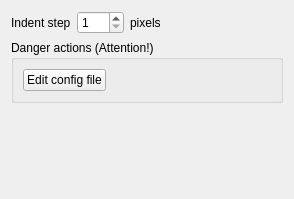
<?xml version="1.0" encoding="UTF-8"?>
<ui version="4.0">
 <class>EditorConfigMisc</class>
 <widget class="QWidget" name="EditorConfigMisc">
  <property name="geometry">
   <rect>
    <x>0</x>
    <y>0</y>
    <width>294</width>
    <height>199</height>
   </rect>
  </property>
  <property name="windowTitle">
   <string>Form</string>
  </property>
  <layout class="QVBoxLayout" name="verticalLayout_2">
   <item>
    <layout class="QHBoxLayout" name="horizontalLayout_2">
     <item>
      <widget class="QLabel" name="indentStepLabel">
       <property name="text">
        <string>Indent step</string>
       </property>
       <property name="buddy">
        <cstring>indentStep</cstring>
       </property>
      </widget>
     </item>
     <item>
      <widget class="QSpinBox" name="indentStep">
       <property name="minimum">
        <number>1</number>
       </property>
       <property name="maximum">
        <number>250</number>
       </property>
      </widget>
     </item>
     <item>
      <widget class="QLabel" name="indentStepFlexion">
       <property name="text">
        <string>pixels</string>
       </property>
      </widget>
     </item>
     <item>
      <spacer name="horizontalSpacer_2">
       <property name="orientation">
        <enum>Qt::Horizontal</enum>
       </property>
       <property name="sizeHint" stdset="0">
        <size>
         <width>40</width>
         <height>20</height>
        </size>
       </property>
      </spacer>
     </item>
    </layout>
   </item>
   <item>
    <widget class="QGroupBox" name="dangerBox">
     <property name="title">
      <string>Danger actions (Attention!)</string>
     </property>
     <layout class="QVBoxLayout" name="verticalLayout">
      <item>
       <layout class="QHBoxLayout" name="horizontalLayout">
        <item>
         <widget class="QPushButton" name="editWyEditConfigFile">
          <property name="sizePolicy">
           <sizepolicy hsizetype="Preferred" vsizetype="Preferred">
            <horstretch>0</horstretch>
            <verstretch>0</verstretch>
           </sizepolicy>
          </property>
          <property name="text">
           <string>Edit config file</string>
          </property>
         </widget>
        </item>
        <item>
         <spacer name="horizontalSpacer">
          <property name="orientation">
           <enum>Qt::Horizontal</enum>
          </property>
          <property name="sizeHint" stdset="0">
           <size>
            <width>40</width>
            <height>20</height>
           </size>
          </property>
         </spacer>
        </item>
       </layout>
      </item>
     </layout>
    </widget>
   </item>
   <item>
    <spacer name="verticalSpacer">
     <property name="orientation">
      <enum>Qt::Vertical</enum>
     </property>
     <property name="sizeHint" stdset="0">
      <size>
       <width>20</width>
       <height>86</height>
      </size>
     </property>
    </spacer>
   </item>
  </layout>
 </widget>
 <resources/>
 <connections/>
</ui>
